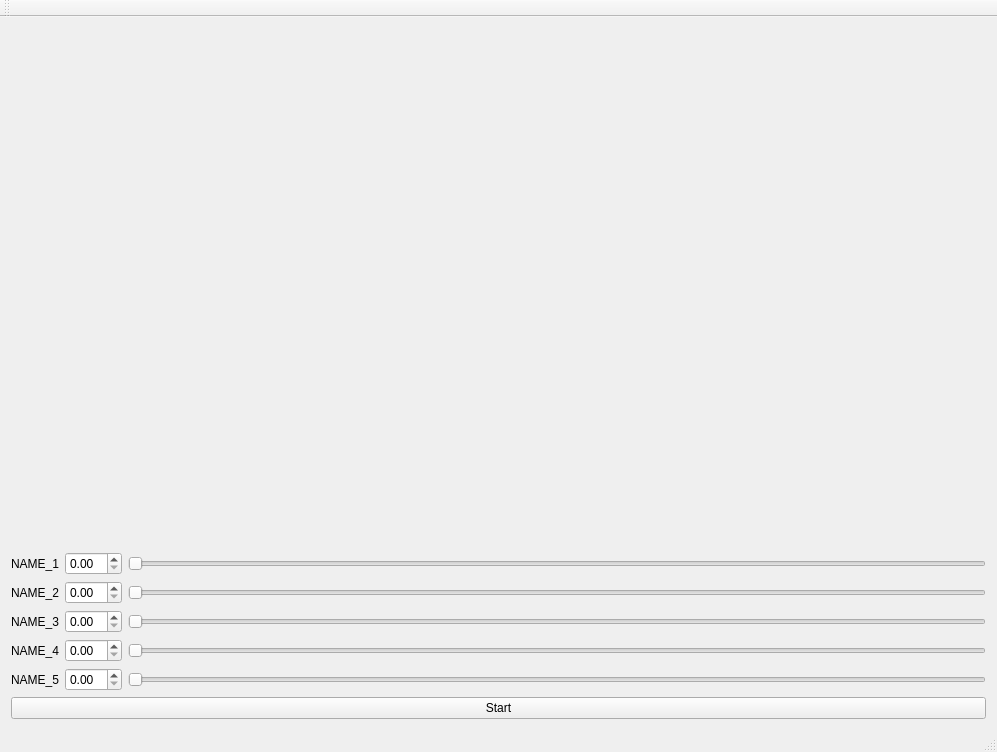
<?xml version="1.0" encoding="UTF-8"?>
<ui version="4.0">
 <class>MainWindow</class>
 <widget class="QMainWindow" name="MainWindow">
  <property name="geometry">
   <rect>
    <x>0</x>
    <y>0</y>
    <width>997</width>
    <height>752</height>
   </rect>
  </property>
  <property name="windowTitle">
   <string>MainWindow</string>
  </property>
  <widget class="QWidget" name="centralWidget">
   <layout class="QVBoxLayout" name="verticalLayout_3">
    <item>
     <widget class="MyOpenGLWidget" name="widget" native="true">
      <property name="sizePolicy">
       <sizepolicy hsizetype="Expanding" vsizetype="Expanding">
        <horstretch>0</horstretch>
        <verstretch>0</verstretch>
       </sizepolicy>
      </property>
      <property name="minimumSize">
       <size>
        <width>100</width>
        <height>100</height>
       </size>
      </property>
     </widget>
    </item>
    <item>
     <layout class="QVBoxLayout" name="verticalLayout_2">
      <item>
       <layout class="QVBoxLayout" name="verticalLayout">
        <item>
         <layout class="QHBoxLayout" name="horizontalLayout_3">
          <item>
           <layout class="QHBoxLayout" name="horizontalLayout_4">
            <item>
             <widget class="QLabel" name="NAME_1">
              <property name="text">
               <string>NAME_1</string>
              </property>
             </widget>
            </item>
            <item>
             <widget class="QDoubleSpinBox" name="doubleSpinBox"/>
            </item>
            <item>
             <widget class="QSlider" name="horizontalSlider_1">
              <property name="orientation">
               <enum>Qt::Horizontal</enum>
              </property>
             </widget>
            </item>
           </layout>
          </item>
         </layout>
        </item>
        <item>
         <layout class="QHBoxLayout" name="horizontalLayout_5">
          <item>
           <layout class="QHBoxLayout" name="horizontalLayout_6">
            <item>
             <widget class="QLabel" name="NAME_2">
              <property name="text">
               <string>NAME_2</string>
              </property>
             </widget>
            </item>
            <item>
             <widget class="QDoubleSpinBox" name="doubleSpinBox_2"/>
            </item>
            <item>
             <widget class="QSlider" name="horizontalSlider_2">
              <property name="orientation">
               <enum>Qt::Horizontal</enum>
              </property>
             </widget>
            </item>
           </layout>
          </item>
         </layout>
        </item>
        <item>
         <layout class="QHBoxLayout" name="horizontalLayout_7">
          <item>
           <layout class="QHBoxLayout" name="horizontalLayout_8">
            <item>
             <widget class="QLabel" name="NAME_3">
              <property name="text">
               <string>NAME_3</string>
              </property>
             </widget>
            </item>
           </layout>
          </item>
          <item>
           <widget class="QDoubleSpinBox" name="doubleSpinBox_3"/>
          </item>
          <item>
           <widget class="QSlider" name="horizontalSlider_3">
            <property name="orientation">
             <enum>Qt::Horizontal</enum>
            </property>
           </widget>
          </item>
         </layout>
        </item>
        <item>
         <layout class="QHBoxLayout" name="horizontalLayout_9">
          <item>
           <layout class="QHBoxLayout" name="horizontalLayout_10">
            <item>
             <widget class="QLabel" name="NAME_4">
              <property name="text">
               <string>NAME_4</string>
              </property>
             </widget>
            </item>
            <item>
             <widget class="QDoubleSpinBox" name="doubleSpinBox_4"/>
            </item>
            <item>
             <widget class="QSlider" name="horizontalSlider_4">
              <property name="orientation">
               <enum>Qt::Horizontal</enum>
              </property>
             </widget>
            </item>
           </layout>
          </item>
         </layout>
        </item>
        <item>
         <layout class="QHBoxLayout" name="horizontalLayout_11">
          <item>
           <layout class="QHBoxLayout" name="horizontalLayout_12">
            <item>
             <widget class="QLabel" name="NAME_5">
              <property name="text">
               <string>NAME_5</string>
              </property>
             </widget>
            </item>
            <item>
             <widget class="QDoubleSpinBox" name="doubleSpinBox_5"/>
            </item>
            <item>
             <widget class="QSlider" name="horizontalSlider_5">
              <property name="orientation">
               <enum>Qt::Horizontal</enum>
              </property>
             </widget>
            </item>
           </layout>
          </item>
         </layout>
        </item>
       </layout>
      </item>
      <item>
       <widget class="QPushButton" name="pushButton">
        <property name="text">
         <string>Start</string>
        </property>
       </widget>
      </item>
     </layout>
    </item>
   </layout>
  </widget>
  <widget class="QMenuBar" name="menuBar">
   <property name="geometry">
    <rect>
     <x>0</x>
     <y>0</y>
     <width>997</width>
     <height>21</height>
    </rect>
   </property>
  </widget>
  <widget class="QToolBar" name="mainToolBar">
   <attribute name="toolBarArea">
    <enum>TopToolBarArea</enum>
   </attribute>
   <attribute name="toolBarBreak">
    <bool>false</bool>
   </attribute>
  </widget>
  <widget class="QStatusBar" name="statusBar"/>
 </widget>
 <layoutdefault spacing="6" margin="11"/>
 <customwidgets>
  <customwidget>
   <class>MyOpenGLWidget</class>
   <extends>QWidget</extends>
   <header location="global">myopenglwidget.h</header>
   <container>1</container>
  </customwidget>
 </customwidgets>
 <resources/>
 <connections/>
</ui>
